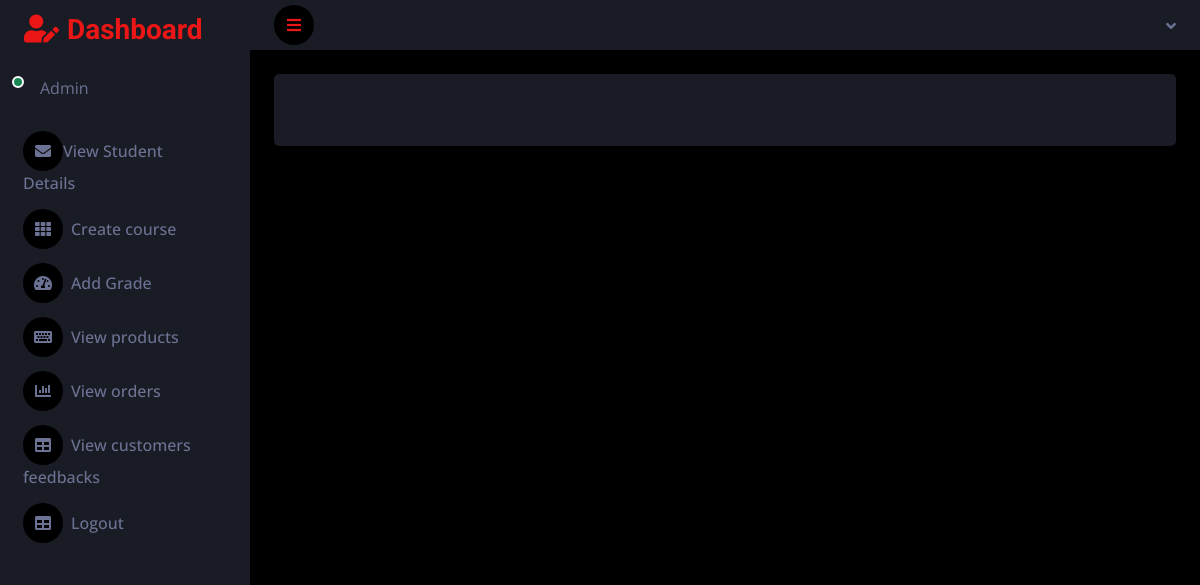
The app's page /teacher_view_student_details/, older data.
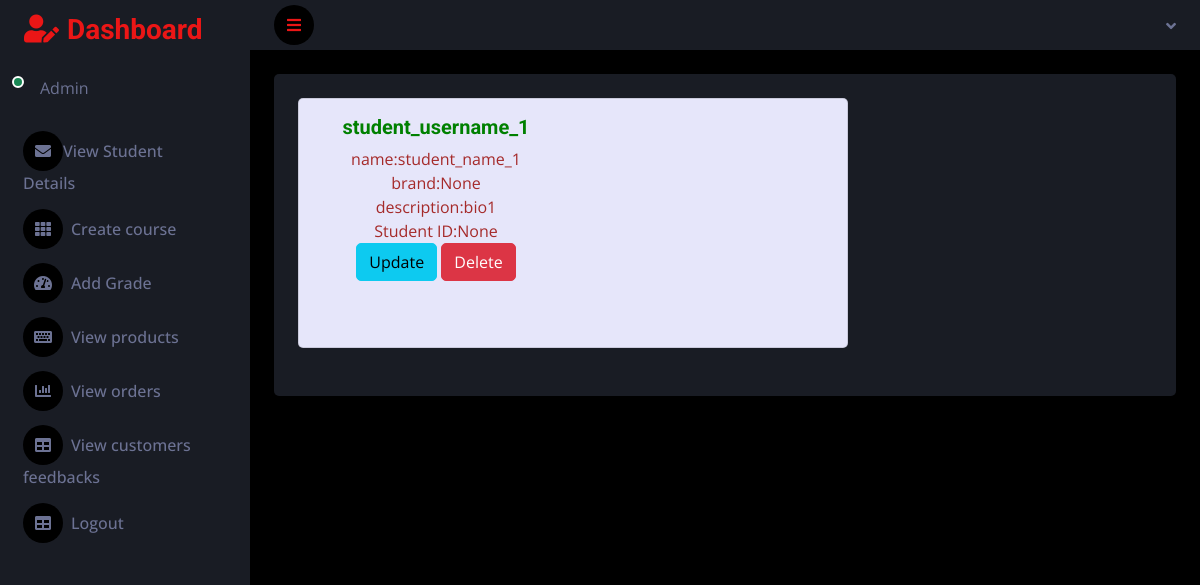
The same page, newer data.
### grade_app/models.py (models this page shows, shortened)
class Student(models.Model):
    user = models.ForeignKey(User_model,on_delete=models.CASCADE)
    name = models.CharField(max_length=250)
    student_id = models.IntegerField(blank=True,null=True)
    bio = models.TextField()

class User_model(AbstractUser):
    is_teacher = models.BooleanField(default=False)
    is_student = models.BooleanField(default=False)

### grade_app/teacher_views.py (the view)
# urls.py: path('teacher_view_student_details/',teacher_views.teacher_view_student_details,name='teacher_view_student_details'),
def teacher_view_student_details(request):
    student_objects = Student.objects.all()
    return render(request,'teacher/teacher_view_student_details.html',{'student_objects':student_objects})

### template/teacher/teacher_view_student_details.html
{% extends 'teacher/teacher_dash.html' %}
{% block content %}
<div style="display:grid;grid-template-columns:1fr;grid-gap:20px;">
{% for i in student_objects %}
<div class="card" style="display:grid;grid-template-columns:1fr 1fr;width:550px;height:250px;background-color:#E6E6FA;">
      <div class="card-body">
        <h5 class="card-title" style="color:green;">{{i.user}}</h5>
        <p class="card-text text" style="color:brown;" >
          name:{{i.name}}<br>
          brand:{{i.student_id}}<br>
           description:{{i.bio}}<br>
           Student ID:{{i.student_id}}<br>
           <a href="{% url 'teacher_update_student_details' i.id %}" class="btn btn-info">Update</a>
           <a href="{% url 'teacher_delete_student_details' i.id %}" class="btn btn-danger" onclick = 'confirm_delete()'>Delete</a>
          </p>
      </div>
</div>
{% endfor %}
</div>
{% endblock %}

### template/teacher/teacher_dash.html (shortened to what this page needs)
<!DOCTYPE html>
<html lang="en">
{% load static %}
<head>
    <link href="https://cdnjs.cloudflare.com/ajax/libs/font-awesome/5.10.0/css/all.min.css" rel="stylesheet">
    <link href="https://cdn.jsdelivr.net/npm/bootstrap-icons@1.4.1/font/bootstrap-icons.css" rel="stylesheet">
    <link href=" {% static 'lib/owlcarousel/assets/owl.carousel.min.css' %} " rel="stylesheet">
    <link href=" {% static 'lib/tempusdominus/css/tempusdominus-bootstrap-4.min.css' %} " rel="stylesheet" />
    <link href=" {% static 'dash/css/bootstrap.min.css' %} " rel="stylesheet">
    <link href=" {% static 'dash/css/style.css' %} " rel="stylesheet">
</head>
<body>
    <div class="container-fluid position-relative d-flex p-0">
        <div class="sidebar pe-4 pb-2">
            <nav class="navbar bg-secondary navbar-dark">
                <a href=" {% static 'index.html' %} " class="navbar-brand mx-4 mb-3">
                    <h3 class="text-primary"><i class="fa fa-user-edit me-2"></i>Dashboard</h3>
                </a>
                <div class="d-flex align-items-center ms-4 mb-4">
                    <div class="position-relative">
                        <div class="bg-success rounded-circle border border-2 border-white position-absolute end-0 bottom-0 p-1"></div>
                    </div>
                    <div class="ms-3">
                        <span>Admin</span>
                    </div>
                </div>
                <div class="navbar-nav w-100">
                    <a href="{% url 'teacher_view_student_details' %}" class="nav-item nav-link"><i class="fa fa-envelope"></i>View Student Details</a>
                    <a href="{% url 'teacher_create_course' %}" class="nav-item nav-link"><i class="fa fa-th me-2"></i>Create course</a>
                    <a href="{% url 'teacher_create_grade' %}" class="nav-item nav-link"><i class="fa fa-tachometer-alt me-2"></i>Add Grade</a>
                    <a href="  " class="nav-item nav-link"><i class="fa fa-keyboard me-2"></i>View products</a>
                       <a href="  " class="nav-item nav-link"><i class="fa fa-chart-bar me-2"></i>View orders</a>
                    <a href="  " class="nav-item nav-link"><i class="fa fa-table me-2"></i>View customers feedbacks</a>
                    <a href="{% url 'logout_view' %}" class="nav-item nav-link" onclick="confirm_logout()"><i class="fa fa-table me-2"></i>Logout</a>
                </div>
            </nav>
        </div>
        <div class="content">
            <nav class="navbar navbar-expand bg-secondary navbar-dark sticky-top px-4 py-0">
                <a href="#" class="sidebar-toggler flex-shrink-0">
                    <i class="fa fa-bars"></i>
                </a>
                <div class="navbar-nav align-items-center ms-auto">
                    <div class="nav-item dropdown">
                        <a href="#" class="nav-link dropdown-toggle" data-bs-toggle="dropdown">
                        </a>
                    </div>
                </div>
            </nav>
            <div class="container-fluid pt-4 px-4">
                <div class="bg-secondary text-center rounded p-4">
                    <div class="d-flex align-items-center justify-content-between mb-4">
                        {% block content %}{% endblock %}
                </div>
            </div>
            </div>
        </div>
    </div>
 </body>
</html>

### static/dash/css/style.css (style rules this page uses)
:root { --primary: #EB1616; --secondary: #191C24; --light: #6C7293; --dark: #000000; }
.btn { transition: .5s; }
.sidebar { position: fixed; top: 0; left: 0; bottom: 0; width: 250px; height: 100vh; overflow-y: auto; background: var(--secondary); transition: 0.5s; z-index: 999; }
.content { margin-left: 250px; min-height: 100vh; background: var(--dark); transition: 0.5s; }
@media (min-width: 992px) { .sidebar { margin-left: 0; } }
@media (min-width: 992px) { .content { width: calc(100% - 250px); } }
.sidebar .navbar .navbar-nav .nav-link { padding: 7px 20px; color: var(--light); font-weight: 500; border-left: 3px solid var(--secondary); border-radius: 0 30px 30px 0; outline: none; }
.sidebar .navbar .navbar-nav .nav-link i { width: 40px; height: 40px; display: inline-flex; align-items: center; justify-content: center; background: var(--dark); border-radius: 40px; }
.content .navbar .navbar-nav .nav-link { margin-left: 25px; padding: 12px 0; color: var(--light); outline: none; }
.content .navbar .sidebar-toggler, .content .navbar .navbar-nav .nav-link i { width: 40px; height: 40px; display: inline-flex; align-items: center; justify-content: center; background: var(--dark); border-radius: 40px; }
.content .navbar .dropdown-toggle::after { margin-left: 6px; vertical-align: middle; border: none; content: "\f107"; font-family: "Font Awesome 5 Free"; font-weight: 900; transition: .5s; }

Row changes from the older to the newer data that the page shows:
added Student: user "student_username_1", name "student_name_1", student_id "None", bio "bio1"
